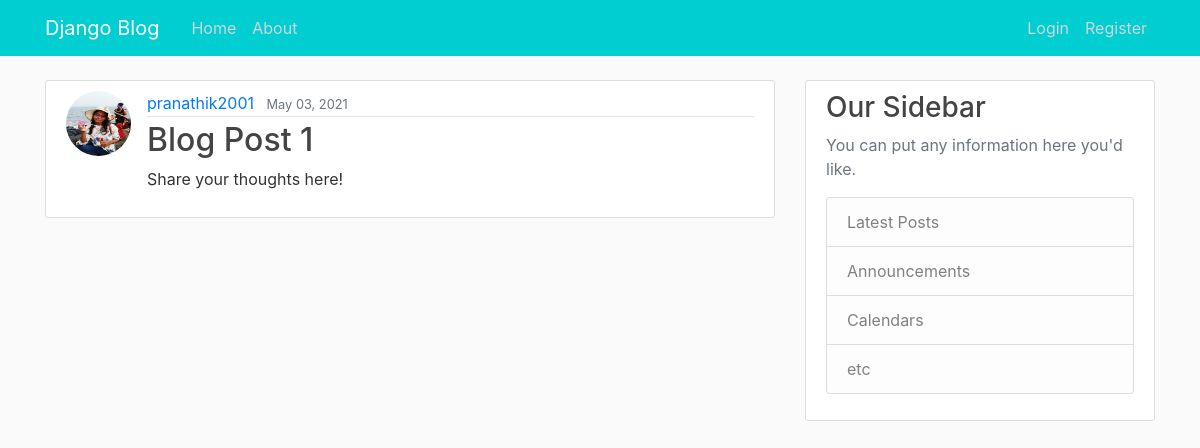
The app's page /, older data.
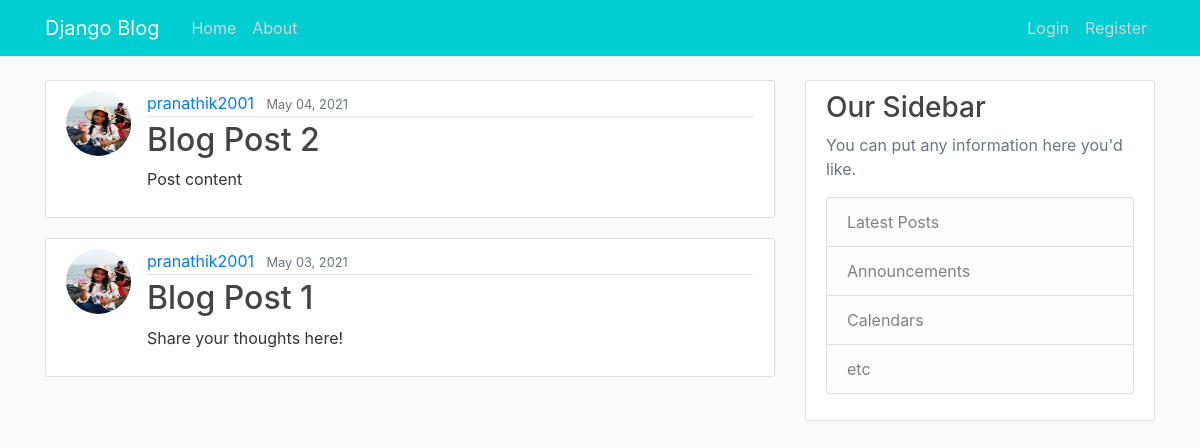
The same page, newer data.
### blog/models.py (models this page shows, shortened)
class Post(models.Model):
    title = models.CharField(max_length=100)
    content = models.TextField(default = 'Share your thoughts here!')
    date_posted = models.DateTimeField(default=timezone.now)
    author = models.ForeignKey(User, on_delete=models.CASCADE)

### users/models.py (models this page shows, shortened)
class Profile(models.Model):
    user = models.OneToOneField(User, on_delete=models.CASCADE)
    image = models.ImageField(default='default.png', upload_to='profile_pics')

### blog/views.py (the view)
# urls.py: path('', PostListView.as_view(), name='blog-home'),
class PostListView(ListView):
    model = Post
    template_name = 'blog/home.html'  # <app>/<model>_<viewtype>.html
    context_object_name = 'posts'
    ordering = ['-date_posted']
    paginate_by = 5

### blog/templates/blog/home.html
{% extends "blog/base.html" %}
{% block content %}
    {% for post in posts %}
        <article class="media content-section">
          <img class="rounded-circle article-img" src="{{ post.author.profile.image.url }}">
          <div class="media-body">
            <div class="article-metadata">
              <a class="mr-2" href="#">{{ post.author }}</a>
              <small class="text-muted">{{ post.date_posted|date:"F d, Y" }}</small>
            </div>
            <h2><a class="article-title" href="{% url 'post-detail' post.id %}">{{ post.title }}</a></h2>
            <p class="article-content">{{ post.content }}</p>
          </div>
        </article>
    {% endfor %}
{% endblock content %}

Row changes from the older to the newer data that the page shows:
added Post: author.profile.image (picture), author "pranathik2001", date_posted "May 04, 2021", title "Blog Post 2", content "Post content"
